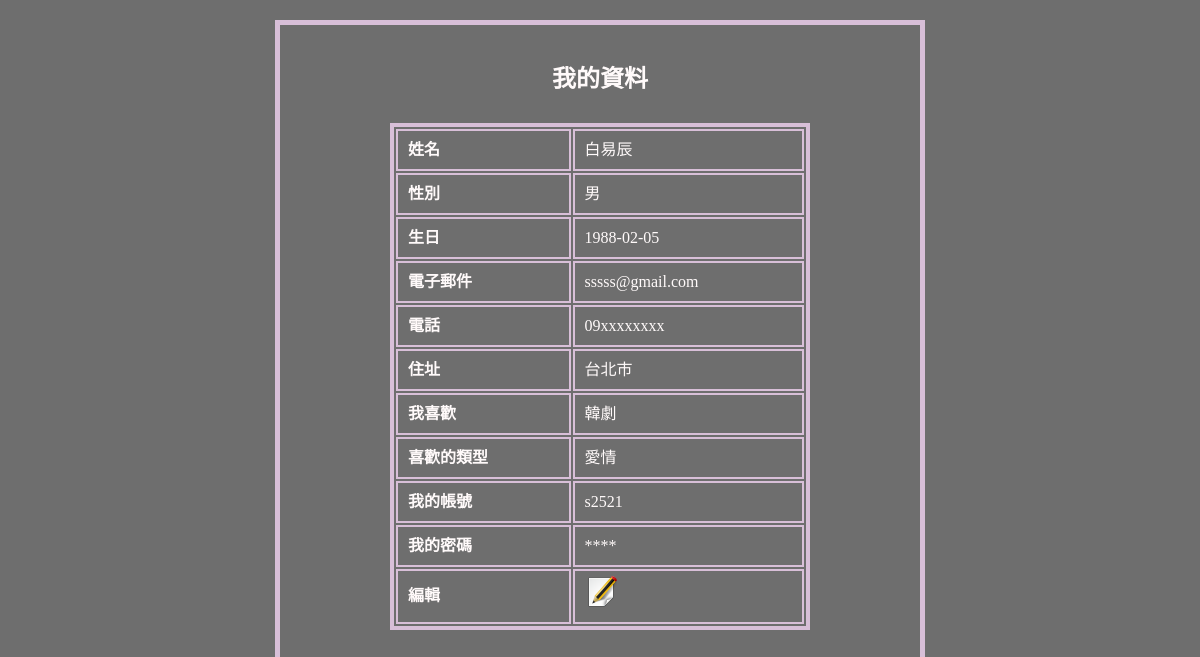
The page /alldata.php (signed in) on the database its author committed.
### tables this page shows
CREATE TABLE `member` (
  `sID` tinyint(3) UNSIGNED ZEROFILL NOT NULL,
  `sName` varchar(30) NOT NULL,
  `sSex` enum('女','男','其他') NOT NULL DEFAULT '女',
  `sBirthday` date NOT NULL,
  `sMail` varchar(100) DEFAULT NULL,
  `sPhone` varchar(50) NOT NULL,
  `sAddr` varchar(255) DEFAULT NULL,
  `sdrama` enum('電影','韓劇','動漫') NOT NULL DEFAULT '電影',
  `sStyle` enum('愛情','奇幻','懸疑','驚悚','搞笑') NOT NULL DEFAULT '愛情',
  `sAcc` varchar(50) NOT NULL,
  `sPass` varchar(255) NOT NULL
);

### alldata.php (the view, shortened to what this page needs)
<!DOCTYPE html>
<html>
<head>
</head>
<body>
<h2 align="center">我的資料</h2>
<table class="dataTable">
<?php
    $acc2=$_SESSION['account'];
    include "connmysql.php";
    $sql3 = "SELECT * FROM `member`";
    $result3=mysqli_query($db_link,$sql3);
    if (mysqli_num_rows($result3)>0) {
        while ($row=mysqli_fetch_assoc($result3)) {
            $datas[]=$row;
        }
        foreach ($datas as $key => $row) {
            if ($row['sAcc']==$acc2) {
		        echo "<tr><td><b>姓名</b></td><td>".$row["sName"]."</td></tr>";
		        echo "<tr><td><b>性別</b></td><td>".$row["sSex"]."</td></tr>";
		        echo "<tr><td><b>生日</b></td><td>".$row["sBirthday"]."</td></tr>";
		        echo "<tr><td><b>電子郵件</b></td><td>".$row["sMail"]."</td></tr>";
		        echo "<tr><td><b>電話</b></td><td>".$row["sPhone"]."</td></tr>";
		        echo "<tr><td><b>住址</b></td><td>".$row["sAddr"]."</td></tr>";
                echo "<tr><td><b>我喜歡</b></td><td>".$row["sdrama"]."</td></tr>";
                echo "<tr><td><b>喜歡的類型</b></td><td>".$row["sStyle"]."</td></tr>";
                echo "<tr><td><b>我的帳號</b></td><td>".$row["sAcc"]."</td></tr>";
                echo "<tr><td><b>我的密碼</b></td><td>****</td></tr>";
		        echo "<tr><td><b>編輯</b></td><td><a href='update2.php?id=".$row["sID"]."'><img src=\"icon-update.png\" title=\"修改\" /></a></td></tr>";
                break;
            }
        }
    }
?>
</table>
</body>
</html>

### alldata.php (style rules this page uses)
body { background-color:#6E6E6E; width: 600px; margin:10px auto; padding: 20px; margin-top:20px; border: 5px solid Thistle; width: 600px; line-height: 28px; color:snow; font-family:標楷體; }
table { margin: 15px auto; border: 4px solid Thistle; width:420px;margin-top:30px; }
td { text-align:left; padding:5px 10px;border:2px solid Thistle; }

### rows shown on the page
member: sName "白易辰", sSex "男", sBirthday "1988-02-05", sMail "sssss@gmail.com", sPhone "09xxxxxxxx", sAddr "台北市", sdrama "韓劇", sStyle "愛情", sAcc "s2521"
